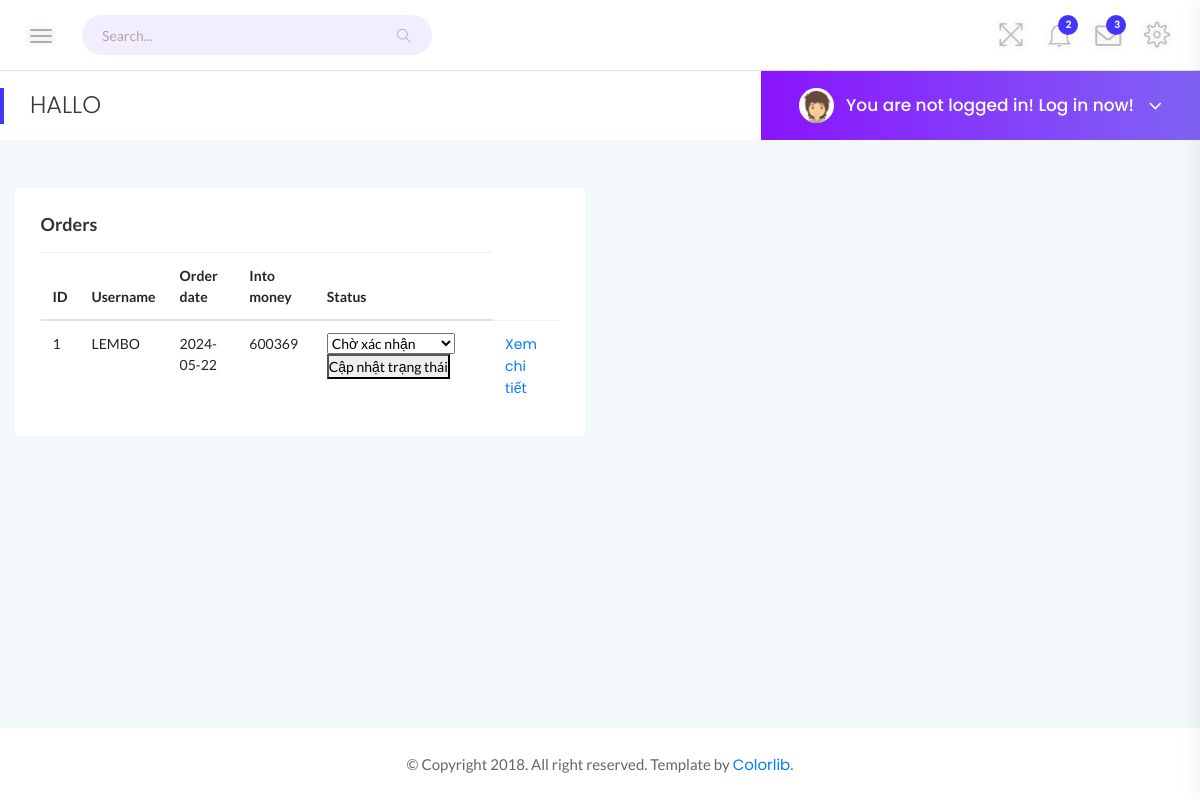
Before: /admin-end/order_select.php with the older database file.
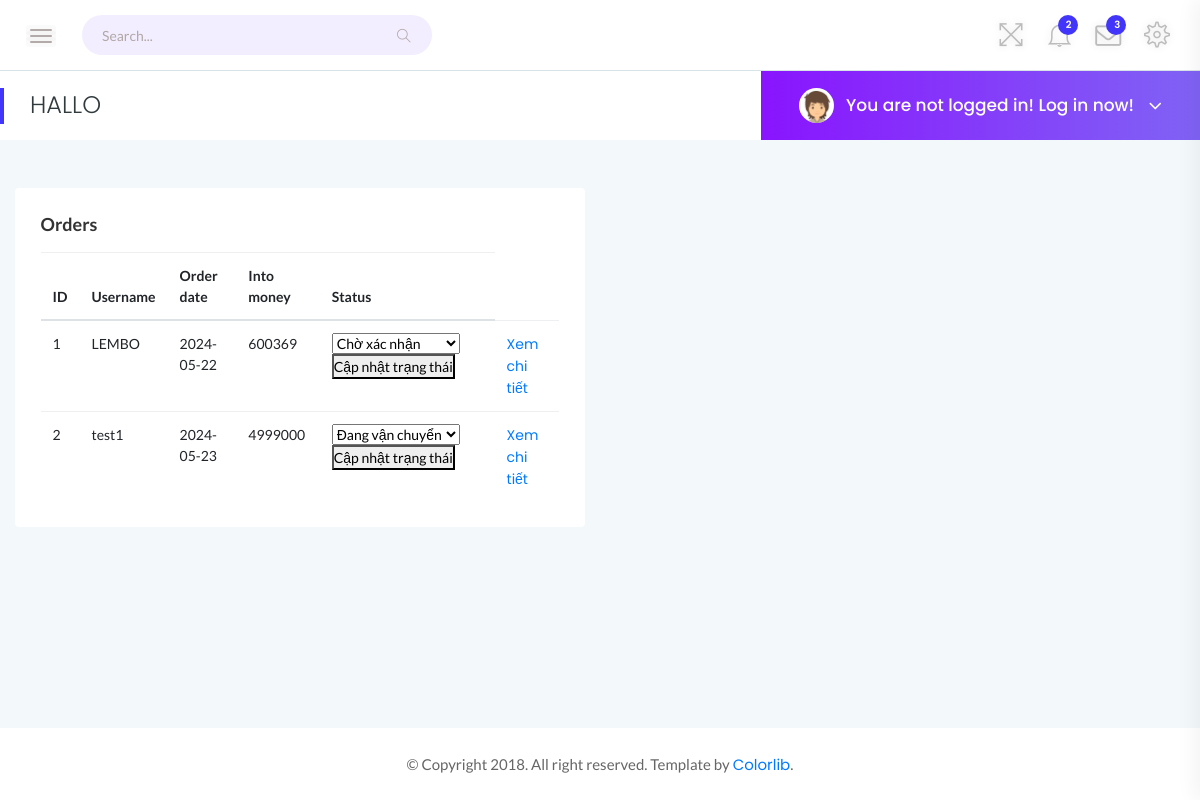
After: the same page with the newer database file.
### tables this page shows
CREATE TABLE `user_order` (
  `order_id` int(11) NOT NULL,
  `user_id` int(11) NOT NULL,
  `order_date` date NOT NULL,
  `into_money` int(11) NOT NULL,
  `status` varchar(20) NOT NULL
);

CREATE TABLE `user` (
  `user_id` int(11) NOT NULL,
  `username` varchar(30) NOT NULL,
  `password` varchar(15) NOT NULL,
  `gender` varchar(6) NOT NULL,
  `address` varchar(60) NOT NULL,
  `hobby` varchar(100) NOT NULL,
  `avatar_path` varchar(100) NOT NULL,
  `email` varchar(60) NOT NULL
);

### controls.php (called while the page is built, shortened)
<?php
    include("connect.php");
    class tbl_user_order {
        public function select_all() {
            global $conn;
            $sql = "SELECT order_id, username, order_date, into_money, status FROM user_order INNER JOIN user ON user_order.user_id = user.user_id";
            return mysqli_query($conn, $sql);
        }
    }

### admin-end/order_select.php (the view, shortened to what the changed rows need)
<?php
include("../controls.php");
?>
<!doctype html>
<html class="no-js" lang="en">
<head>
    <link rel="stylesheet" href="assets/css/bootstrap.min.css">
    <link rel="stylesheet" href="assets/css/font-awesome.min.css">
    <link rel="stylesheet" href="assets/css/themify-icons.css">
    <link rel="stylesheet" href="assets/css/metisMenu.css">
    <link rel="stylesheet" href="assets/css/owl.carousel.min.css">
    <link rel="stylesheet" href="assets/css/slicknav.min.css">
    <link rel="stylesheet" href="https://www.amcharts.com/lib/3/plugins/export/export.css" type="text/css" media="all" />
    <link rel="stylesheet" href="assets/css/typography.css">
    <link rel="stylesheet" href="assets/css/default-css.css">
    <link rel="stylesheet" href="assets/css/styles.css">
    <link rel="stylesheet" href="assets/css/responsive.css">
</head>
<body>
    <div class="page-container">
        <div class="main-content">
            <div class="main-content-inner">
                <div class="row">
                    <div class="col-lg-6 mt-5">
                        <div class="card">
                            <div class="card-body">
                                <div class="single-table">
                                    <div class="table-responsive">
                                    <table class="table">
                                    <thead>
                                        <tr>
                                            <th>ID</th>
                                            <th>Username</th>
                                            <th>Order date</th>
                                            <th>Into money</th>
                                            <th>Status</th>
                                        </tr>
                                    </thead>
                                    <tbody>
                                        <?php
                                            $tbl_user_order = new tbl_user_order();
                                            $orders = $tbl_user_order->select_all();
                                            foreach($orders as $order) {
                                        ?>
                                        <tr>
                                            <td> <?php echo $order["order_id"] ?> </td>
                                            <td> <?php echo $order["username"] ?> </td>
                                            <td> <?php echo $order["order_date"] ?> </td>
                                            <td> <?php echo $order["into_money"] ?> </td>
                                            <td>
                                                <select id="status_opt_<?php echo $order["order_id"] ?>">
                                                    <option> <?php echo $order["status"] ?> </option>
                                                </select>
                                                <button
                                                    onclick="
                                                        let status = document.getElementById('status_opt_<?php echo $order['order_id'] ?>').value;
                                                        window.location = 'order_status_update.php?id=<?php echo $order['order_id'] ?>&stt=' + status;
                                                    "
                                                >
                                                    Cập nhật trạng thái
                                                </button>
                                            </td>
                                            <td> <a href="order_details.php?id=<?php echo $order['order_id'] ?>">Xem chi tiết</a> </td>
                                        </tr>
                                        <?php
                                            }
                                        ?>
                                    </tbody>
                                </table>
                                    </div>
                                </div>
                            </div>
                        </div>
                    </div>
                </div>
            </div>
        </div>
    </div>
</body>
</html>

Changed rows visible on the page:
added user_order: order_id "2", user.username "test1", order_date "2024-05-23", into_money "4999000", status+order_id "Đang vận chuyển"
